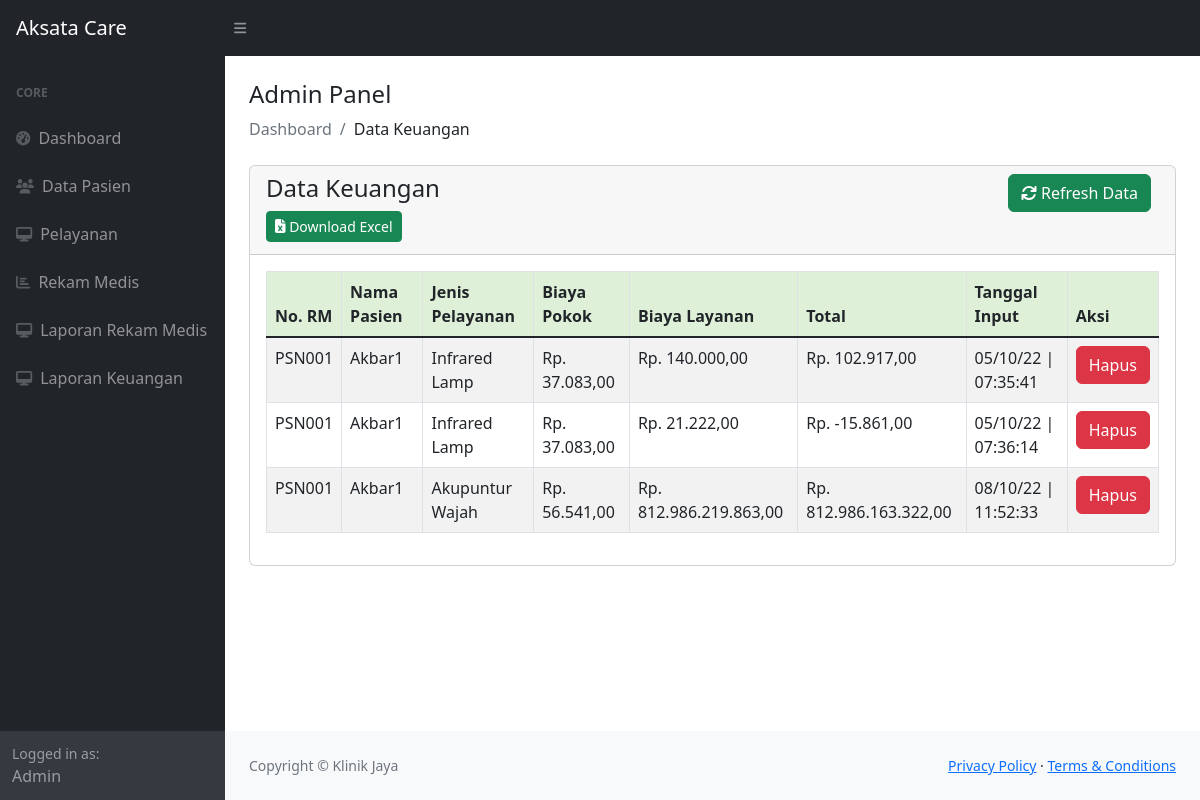
The app's page /view-laporanKeuangan.php, older data.
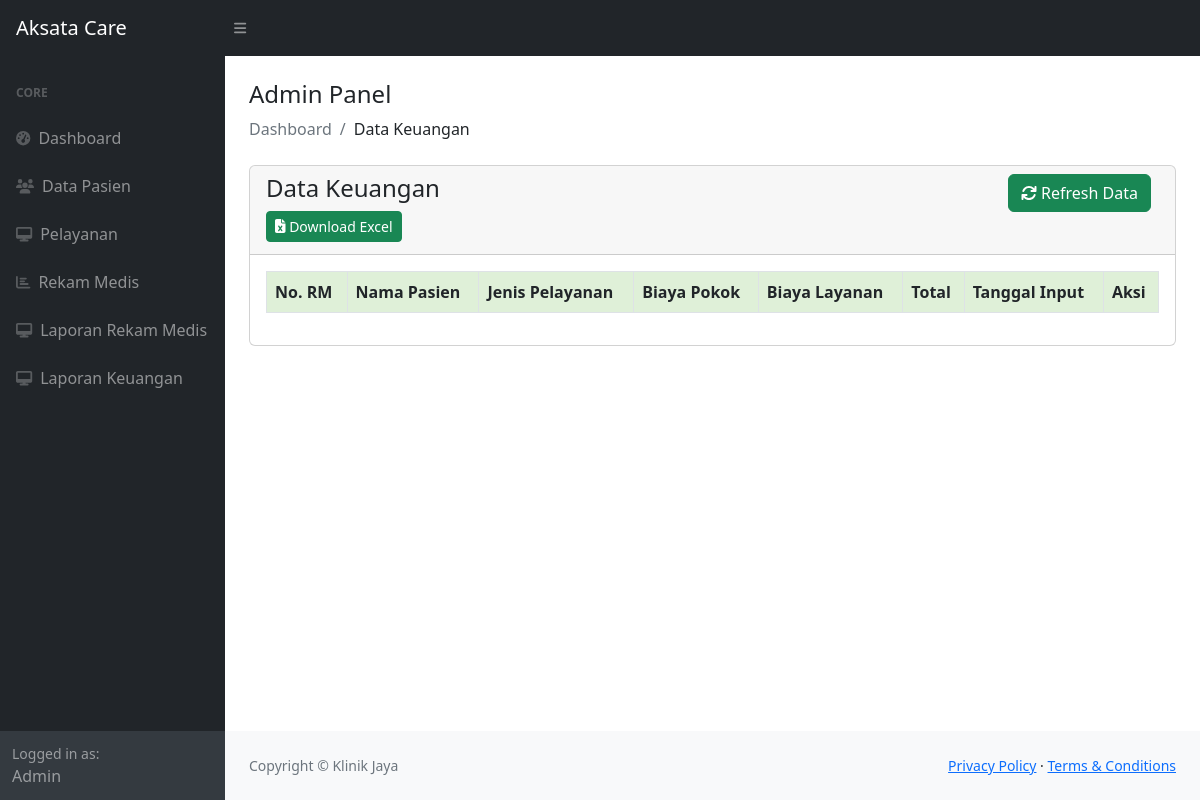
The same page, newer data.
### tables this page shows
CREATE TABLE `finance` (
  `id_finance` int(11) NOT NULL,
  `no_rm` varchar(30) NOT NULL,
  `nama_pasien` varchar(30) NOT NULL,
  `jenis_pelayanan` varchar(250) NOT NULL,
  `biaya_pokok` varchar(255) NOT NULL,
  `biaya_layanan` varchar(255) NOT NULL,
  `total` varchar(255) NOT NULL,
  `tanggal_input` timestamp NOT NULL DEFAULT current_timestamp() ON UPDATE current_timestamp()
);

### config/controller.php (called while the page is built, shortened)
<?php
function select($query) {
    global $dbconnect;
    $result = mysqli_query($dbconnect, $query);
    $rows = [];
    while ($row = mysqli_fetch_assoc($result)) {
        $rows[] = $row;
    }
    return $rows;
}

### view-laporanKeuangan.php (the view, shortened to what this page needs)
<?php
include_once('includes/header.php');
$data = select("SELECT * FROM finance");
?>
<div class="container-fluid px-4">
    <h4 class="mt-4">Admin Panel</h1>
        <ol class="breadcrumb mb-4">
            <li class="breadcrumb-item active">Dashboard</li>
            <li class="breadcrumb-item">Data Keuangan</li>
        </ol>
        <div class="row">
            <div class="col-md-12 main-chart">
                <div class="card">
                    <div class="card-header">
                        <a href="view-laporanKeuangan.php" style="margin-right :0.5pc;" class="btn btn-success btn-md float-end">
                            <i class="fa fa-refresh"></i> Refresh Data</a>
                        <h4>Data Keuangan</h4>
                        <a href="download-excel-laporanKeuangan.php" class="btn btn-success btn-sm mb-1"><i class="fas fa-file-excel"></i> Download Excel</a>
                        <br />
                    </div>
                    <div class="card-body">
                        <table class="table table-bordered table-striped" id="table">
                            <thead>
                                <tr style="background:#DFF0D8;color:#333;">
                                    <th>No. RM</th>
                                    <th>Nama Pasien</th>
                                    <th>Jenis Pelayanan</th>
                                    <th>Biaya Pokok</th>
                                    <th>Biaya Layanan</th>
                                    <th>Total</th>
                                    <th>Tanggal Input</th>
                                    <th>Aksi</th>
                                </tr>
                            </thead>
                            <tbody>
                                <?php foreach ($data as $finance) : ?>
                                    <tr>
                                        <td><?php echo $finance["no_rm"]; ?></td>
                                        <td><?php echo $finance["nama_pasien"]; ?></td>
                                        <td><?php echo $finance["jenis_pelayanan"]; ?></td>
                                        <td>Rp. <?= number_format($finance["biaya_pokok"], 2, ',', '.'); ?></td>
                                        <td>Rp. <?= number_format($finance["biaya_layanan"], 2, ',', '.'); ?></td>
                                        <td>Rp. <?= number_format($finance["total"], 2, ',', '.'); ?></td>
                                        <td><?= date('d/m/y | H:i:s', strtotime($finance["tanggal_input"])); ?></td>
                                        <td>
                                            <a href="delete-laporanKeuangan.php?id_finance=<?= $finance['id_finance']; ?>" onclick="javascript:return confirm('Yakin Data Keuangan Akan Dihapus.?');"><button class="btn btn-danger">Hapus</button></a>
                                        </td>
                                    </tr>
                                <?php endforeach; ?>
                            </tbody>
                        </table>
                    </div>
                </div>
            </div>
        </div>
</div>
<?php
include_once('includes/footer.php');
include_once('includes/scripts.php');
?>

### includes/header.php (shortened to what this page needs)
<!DOCTYPE html>
<html lang="en">
<head>
    <link href="https://cdn.jsdelivr.net/npm/simple-datatables@latest/dist/style.css" rel="stylesheet" />
    <link href="css/styles.css" rel="stylesheet" />
    <link href="bootstrap-5.2.0-dist/css/bootstrap.min.css" rel="stylesheet" />
    <link rel="stylesheet" href="https://cdn.datatables.net/1.12.1/css/dataTables.bootstrap5.min.css">
    <link rel="stylesheet" href="https://cdnjs.cloudflare.com/ajax/libs/twitter-bootstrap/5.2.0/css/bootstrap.min.css">
</head>
<body class="sb-nav-fixed">
    <?php include_once('includes/navbar-top.php'); ?>
    <div id="layoutSidenav">
        <?php include_once('includes/sidebar.php'); ?>
        <div id="layoutSidenav_content">
            <main>

### includes/navbar-top.php (shortened to what this page needs)
<nav class="sb-topnav navbar navbar-expand navbar-dark bg-dark">
    <a class="navbar-brand ps-3" href="index.html">Aksata Care</a>
    <button class="btn btn-link btn-sm order-1 order-lg-0 me-4 me-lg-0" id="sidebarToggle" href="#!"><i class="fas fa-bars"></i></button>
</nav>

### includes/sidebar.php
<div id="layoutSidenav_nav">
    <nav class="sb-sidenav accordion sb-sidenav-dark" id="sidenavAccordion">
        <div class="sb-sidenav-menu">
            <div class="nav">
                <div class="sb-sidenav-menu-heading">Core</div>
                <a class="nav-link" href="index.php">
                    <div class="sb-nav-link-icon"><i class="fas fa-tachometer-alt"></i></div>
                    Dashboard
                </a>
                <a class="nav-link" href="view-datapasien.php">
                    <div class="sb-nav-link-icon"><i class="fas fa-users"></i></div>
                    Data Pasien
                </a>
                <a class="nav-link" href="view-JenisPelayanan.php">
                    <div class="sb-nav-link-icon"><i class="fas fa-desktop"></i></div>
                    Pelayanan
                </a>
                <a class="nav-link" href="view-rekamMedis.php">
                    <div class="sb-nav-link-icon"><i class="fa fa-bar-chart"></i></div>
                    Rekam Medis
                </a>
                <a class="nav-link" href="view-laporanRekamMedis.php">
                    <div class="sb-nav-link-icon"><i class="fas fa-desktop"></i></div>
                    Laporan Rekam Medis
                </a>
                <a class="nav-link" href="view-laporanKeuangan.php">
                    <div class="sb-nav-link-icon"><i class="fas fa-desktop"></i></div>
                    Laporan Keuangan
                </a>
            </div>
        </div>
        <div class="sb-sidenav-footer">
            <div class="small">Logged in as:</div>
            Admin
        </div>
    </nav>
</div>

### includes/footer.php
</main>
<footer class="py-4 bg-light mt-auto">
    <div class="container-fluid px-4">
        <div class="d-flex align-items-center justify-content-between small">
            <div class="text-muted">Copyright &copy; Klinik Jaya</div>
            <div>
                <a href="#">Privacy Policy</a>
                &middot;
                <a href="#">Terms &amp; Conditions</a>
            </div>
        </div>
    </div>
</footer>
</div>
</div>

### includes/scripts.php (shortened to what this page needs)
</body>
</html>

Row changes from the older to the newer data that the page shows:
removed finance: no_rm "PSN001", nama_pasien "Akbar1", jenis_pelayanan "Infrared Lamp", biaya_pokok "37.083,00", biaya_layanan "140.000,00", total "102.917,00", tanggal_input "05/10/22 | 07:35:41"
removed finance: no_rm "PSN001", nama_pasien "Akbar1", jenis_pelayanan "Infrared Lamp", biaya_pokok "37.083,00", biaya_layanan "21.222,00", total "-15.861,00", tanggal_input "05/10/22 | 07:36:14"
removed finance: no_rm "PSN001", nama_pasien "Akbar1", jenis_pelayanan "Akupuntur Wajah", biaya_pokok "56.541,00", biaya_layanan "812.986.219.863,00", total "812.986.163.322,00", tanggal_input "08/10/22 | 11:52:33"
